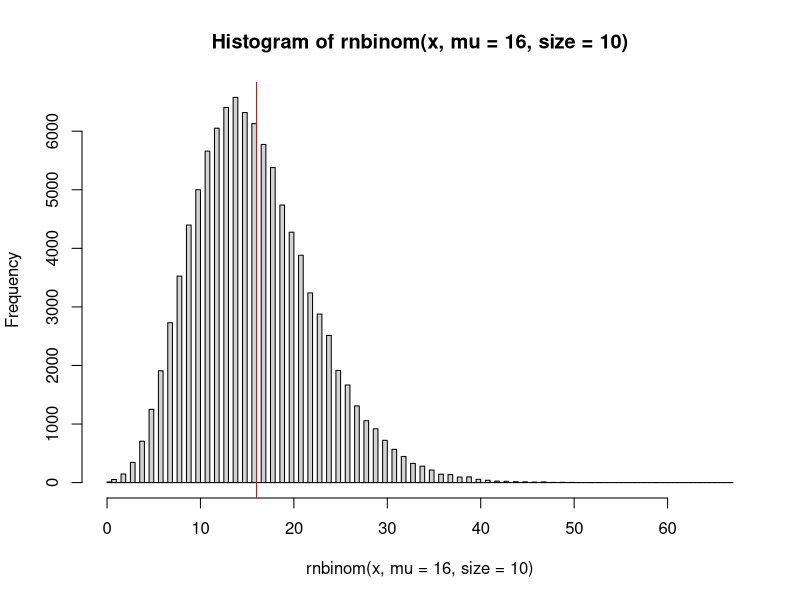

This chart was generated by the following R code:

# From DESeq's source code (tested)
estimate_size_factors <- function(counts) {
    loggeomeans = rowMeans(log(counts))
    apply( counts, 2, function(cnts){
        print(exp(log(cnts)-loggeomeans))
        exp( median( (log(cnts)-loggeomeans)[ is.finite(loggeomeans) ]))}
    )
}

# (tested)
estimate_mean <- function(counts){
    sf = estimate_size_factors(counts)
    qhat = t(t(counts)/sf)
    qpooled = counts$A/sf[1] + counts$B/sf[2]
    muA = sf[1]*qpooled
    muB = sf[2]*qpooled
    mu = data.frame(A=muA,B=muB,row.names=c('g1','g2','g3'))
}

# Neg bin example NB(16,10):
x = seq(100000)/100000
hist(rnbinom(x,mu=16,size=10),breaks=100)
abline(v=16,col='red')

counts = data.frame(A=c(4,12,9),B=c(4,3,4), row.names=c('g1','g2','g3'))
# Test if gene1 has same expression between conds A and B
mu = estimate_mean(counts)
sigma = mu # say var = mean
#f1 <- function(a){pnbinom(a,mu=mu[1,1], size=sigma[1,1])}
#f2 <- function(b){pnbinom(b,mu=mu[1,2], size=sigma[1,2])}
f1 <- function(a){ppois(a,1/mu[1,1])}
f2 <- function(b){ppois(b,1/mu[1,2])}
f <- function(a,b){f1(a)*f2(b)}
a = c()
for (i in 0:8) {a = c(a,f(i,8-i))}
sum(a[which(a<=a[5])]) / sum(a) # p-value for a=4, b=4

supercounts = 10*counts
# Test if gene1 has same expression between conds A and B
supermu = estimate_mean(supercounts)
supersigma = supermu # say var = mean
#g1 <- function(a){pnbinom(a,mu=supermu[1,1], size=supersigma[1,1])}
#g2 <- function(b){pnbinom(b,mu=supermu[1,2], size=supersigma[1,2])}
g1 <- function(a){ppois(a,1/supermu[1,1])}
g2 <- function(b){ppois(b,1/supermu[1,2])}
g <- function(a,b){g1(a)*g2(b)}
b = c()
for (i in 0:80) {b = c(b,g(i,80-i))}
sum(b[which(b<=b[41])]) / sum(b) # p-value for a=40, b=40

